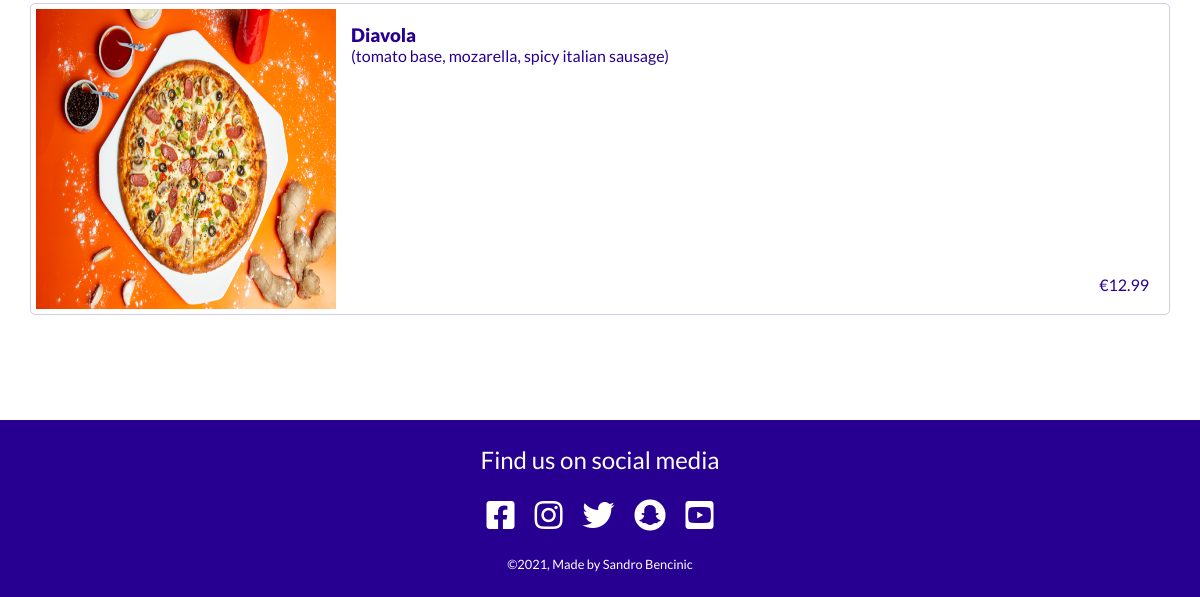
Before: /product/menu/ (lower part) with the older database file.
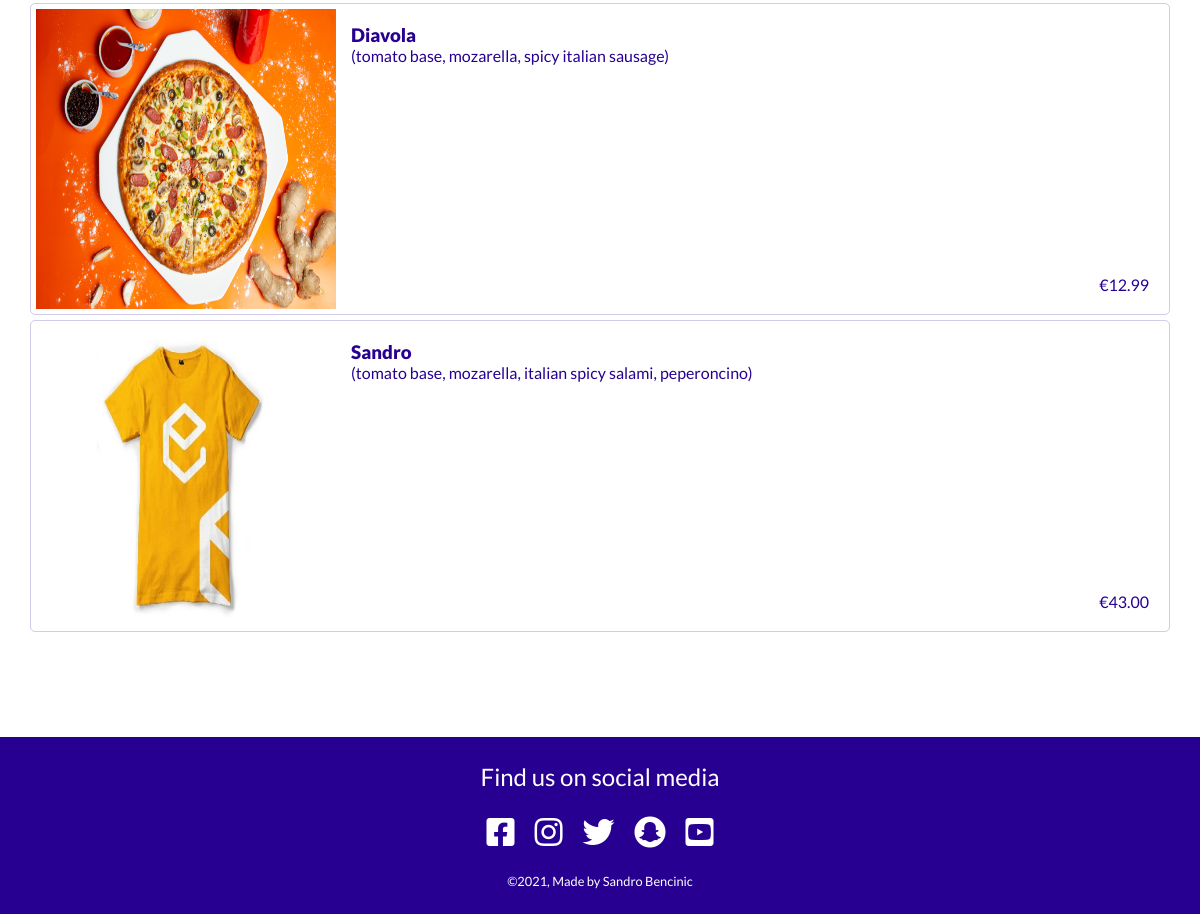
After: the same page with the newer database file.
### product/models.py (models this page shows, shortened)
class Item(models.Model):
    name = models.CharField(max_length=50)
    ingredients = models.CharField(max_length=100)
    price = models.DecimalField(max_digits=10, decimal_places=2)
    image = models.ImageField(null=True, blank=True)

### product/views.py (the view)
# urls.py: path('menu/', menu, name='menu'),
def menu(request):
    context = {
        'items': Item.objects.all(),
        'show_bag': True
    }
    return render(request, 'product/menu.html', context)

### order/contexts.py (called while the page is built, shortened)
def contexts(request):
    bag_items = []
    grand_total = 0
    if request.user.is_authenticated:
        delivery_fee = 0
    else:
        delivery_fee = 2
    grand_total += delivery_fee
    order_time = None
    bag = request.session.get('bag', {})
    context = {
        'bag_items': bag_items,
        'grand_total': grand_total,
        'order_time': order_time,
        'delivery_fee': delivery_fee,
    }
    return context

### product/templates/product/menu.html (shortened to what this page needs)
{% extends 'base.html' %}
{% load static %}
{% block content %}
    <div class="menu">
        {% for item in items %}
        <a href="{% url 'item' item.id %}" class="product">
            <img src="{{ item.image.url }}" alt="" class="product__img">
            <div class="product__info">
                <h3 class="product__name">{{ item.name }}</h3>
                <p class="product__description">{{ item.ingredients }}</p>
                <p class="product__price">
                    €<span>{{ item.price }}</span>
                </p>
            </div>
        </a>
        {% endfor %}
    </div>
{% endblock content %}

### templates/base.html (shortened to what this page needs)
{% load static %}
<!DOCTYPE html>
<html lang="en">
<head>
    <link rel="stylesheet" href="https://use.fontawesome.com/releases/v5.15.4/css/all.css">
    <link rel="stylesheet" href="https://cdnjs.cloudflare.com/ajax/libs/animate.css/4.1.1/animate.min.css">
    <link rel="stylesheet" href="{% static 'css/style.css' %}">
</head>
<body>
    <div class="main-container">
        {% block content %}
        {% endblock content %}
    </div>
    <footer class="footer">
        <p class="footer__title">Find us on social media</p>
        <ul class="footer__links">
        <li>
            <a href="https://www.facebook.com/" target="_blank"
            aria-label="link to facebook (opens in new tab)" rel="noopener">
            <i class="fab fa-facebook-square"></i>
            </a>
        </li>
        <li>
            <a href="https://www.instagram.com/" target="_blank"
            aria-label="link to instagram (opens in new tab)" rel="noopener">
            <i class="fab fa-instagram"></i>
            </a>
        </li>
        <li>
            <a href="https://twitter.com/" target="_blank"
            aria-label="link to twitter (opens in new tab)" rel="noopener">
            <i class="fab fa-twitter"></i>
            </a>
        </li>
        <li>
            <a href="https://www.snapchat.com/" target="_blank"
            aria-label="link to snapchat (opens in new tab)" rel="noopener">
            <i class="fab fa-snapchat"></i>
            </a>
        </li>
        <li>
            <a href="https://www.youtube.com/" target="_blank"
            aria-label="link to youtube (opens in new tab)" rel="noopener">
            <i class="fab fa-youtube-square"></i>
            </a>
        </li>
        </ul>
        <p class="footer__copyright">©2021, Made by Sandro Bencinic</p>
    </footer>
</body>
</html>

### static/css/style.css (style rules this page uses)
* { position: relative; box-sizing: border-box; margin: 0; padding: 0; }
*, a { font-family: 'Lato', sans-serif; color: black; }
body { min-height: 100vh; display: flex; flex-direction: column; justify-content: space-between; }
a { text-decoration: none; }
li { list-style-type: none; }
.main-container { width: 100%; min-height: calc(100vh - 177px - 80px); top: 80px; margin-bottom: 80px; }
.footer { text-align: center; background-color: rgb(39, 0, 146); padding: 25px 0; }
.footer__title { color: white; font-size: 1.5rem; }
.footer__links { display: flex; justify-content: center; }
.footer i { color: white; font-size: 2rem; margin: 25px 10px; }
.footer__copyright { color: white; font-size: 0.8rem; }
.menu { padding: 25px 0 100px 0; }
.product { display: flex; padding: 5px; border: 1px solid rgb(39, 0, 146, 0.2); border-radius: 5px; width: 95vw; margin: 5px auto; }
.product * { color: rgb(39, 0, 146); }
.product__img { height: 25vw; width: 25vw; }
.product__info { width: 75vw; padding: 15px; padding-left: 15px; }
.product__name { font-weight: 900; }
.product__price { position: absolute; bottom: 15px; right: 15px; }

Changed rows visible on the page:
added Item: image (picture), name "Sandro", ingredients "(tomato base, mozarella, italian spicy salami, peperoncino)", price "43.00"
